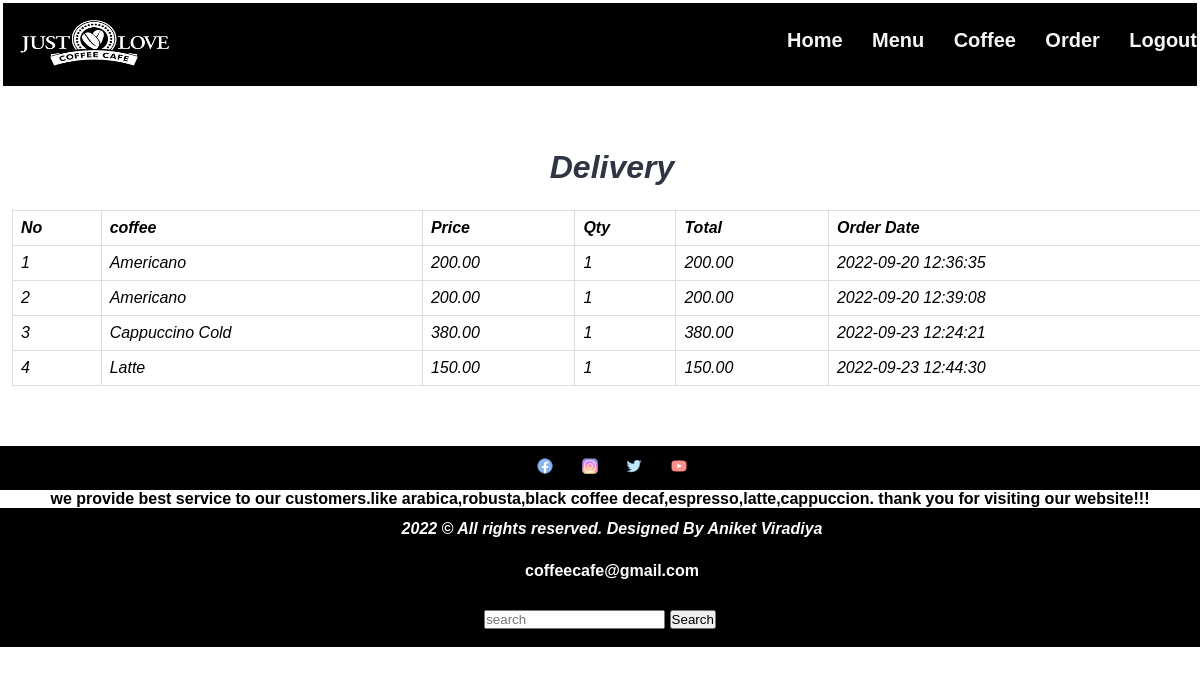
The page /orderinfo.php (signed in) on the database its author committed.
### tables this page shows
CREATE TABLE `tbl_order` (
  `id` int(10) UNSIGNED NOT NULL,
  `coffee` varchar(150) NOT NULL,
  `price` decimal(10,2) NOT NULL,
  `qty` int(11) NOT NULL,
  `total` decimal(10,2) NOT NULL,
  `order_date` datetime NOT NULL,
  `status` varchar(50) NOT NULL,
  `customer_name` varchar(150) NOT NULL,
  `customer_contact` varchar(20) NOT NULL,
  `customer_email` varchar(150) NOT NULL,
  `customer_address` varchar(255) NOT NULL
);

### orderinfo.php (the view, shortened to what this page needs)
<?php
include('parts/menu.php');
?>
<section class="categories">
    <div class="container">
        <h2 class="text-center">Delivery</h2>
        <table style="font-family: arial, sans-serif;border-collapse: collapse;width: 100%; color: black;">
            <tr>
                <th style="border: 1px solid #dddddd;text-align: left;  padding: 8px;">No</th>
                <th style="border: 1px solid #dddddd;text-align: left;  padding: 8px;">coffee</th>
                <th style="border: 1px solid #dddddd;text-align: left;  padding: 8px;">Price</th>
                <th style="border: 1px solid #dddddd;text-align: left;  padding: 8px;">Qty</th>
                <th style="border: 1px solid #dddddd;text-align: left;  padding: 8px;">Total</th>
                <th style="border: 1px solid #dddddd;text-align: left;  padding: 8px;">Order Date</th>
            </tr>
            <?php
            $session_email = $_SESSION['email'];
            $squery = "SELECT * FROM tbl_order WHERE customer_email= '$session_email'";
            $result = mysqli_query($conn, $squery);
            $id = 1;
            if (mysqli_num_rows($result) > 0) {
                while ($row = mysqli_fetch_assoc($result)) {
            ?>
                    <tr>
                        <td style="border: 1px solid #dddddd;text-align: left;padding: 8px;"><?php echo $id;?></td>
                        <td style="border: 1px solid #dddddd;text-align: left;padding: 8px;"><?php echo $row["coffee"] ?></td>
                        <td style="border: 1px solid #dddddd;text-align: left;padding: 8px;"><?php echo $row["price"] ?></td>
                        <td style="border: 1px solid #dddddd;text-align: left;padding: 8px;"><?php echo $row["qty"] ?></td>
                        <td style="border: 1px solid #dddddd;text-align: left;padding: 8px;"><?php echo $row["total"] ?></td>
                        <td style="border: 1px solid #dddddd;text-align: left;padding: 8px;"><?php echo $row["order_date"] ?></td>
                        <?php
                          $id++;
                        ?>
                    </tr>
            <?php
                }
            }
            ?>
        </table>
    </div>
</section>
<?php include('parts/footer.php'); ?>

### css/style.css (style rules this page uses)
* { margin: 0 0; padding: 0 0; font-family: Arial, Helvetica, sans-serif; }
.container { width: 100%; margin: 0 auto; padding: 1%; }
.text-center { text-align: center; }
h2 { color: #2f3542; font-size: 2rem; margin-bottom: 2%; }
.categories { padding: 4% 0; font-style: italic; color: white; }

### rows shown on the page
tbl_order: coffee "Americano", price "200.00", qty "1", total "200.00", order_date "2022-09-20 12:36:35"
tbl_order: coffee "Americano", price "200.00", qty "1", total "200.00", order_date "2022-09-20 12:39:08"
tbl_order: coffee "Cappuccino Cold", price "380.00", qty "1", total "380.00", order_date "2022-09-23 12:24:21"
tbl_order: coffee "Latte", price "150.00", qty "1", total "150.00", order_date "2022-09-23 12:44:30"
